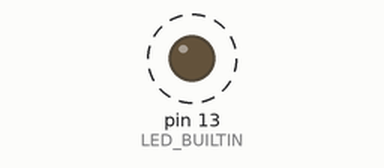
Recording of a sketch running on a simulated Arduino Uno, built with avr-gcc and run on an emulated ATmega328P. On the bench: output pins drawn as LEDs (lit = HIGH). Dashed ring = blinking. No radio packets arrive unless stated; what the sketch prints to the serial monitor is not drawn.

Above: at 0.7 s.
Timing chart, 0 to 3.0 s (numbered marks = the images above):
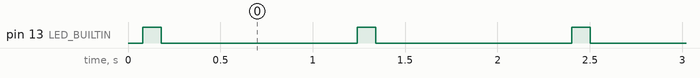

Measured:
- by itself, pin 13 (LED_BUILTIN): alternates HIGH for 0.10 s and LOW for 1.1 s

The sketch:

LoRaSenderT1.ino
```cpp
#include <SPI.h>
#include <LoRa.h>

int counter = 0;
int a = 0;
void setup() {
  Serial.begin(9600);
  while (!Serial);

  Serial.println("LoRa Sender");
pinMode(LED_BUILTIN, OUTPUT);
LoRa.setSpreadingFactor(11);
  if (!LoRa.begin(433E6)) {
    Serial.println("Starting LoRa failed!");
    while (1);
  }
}

void loop() {
  Serial.print("Sending packet: ");
  Serial.println(counter);

  // send packet
  LoRa.beginPacket();
  LoRa.print("hello ");
  LoRa.print(counter);
  a = 1;
  LoRa.endPacket();
  if (a == 1) {
    digitalWrite(LED_BUILTIN, HIGH);
    delay(100);
    digitalWrite(LED_BUILTIN, LOW);
    a = 0;
  }
  counter++;

  delay(1000);
}
```
